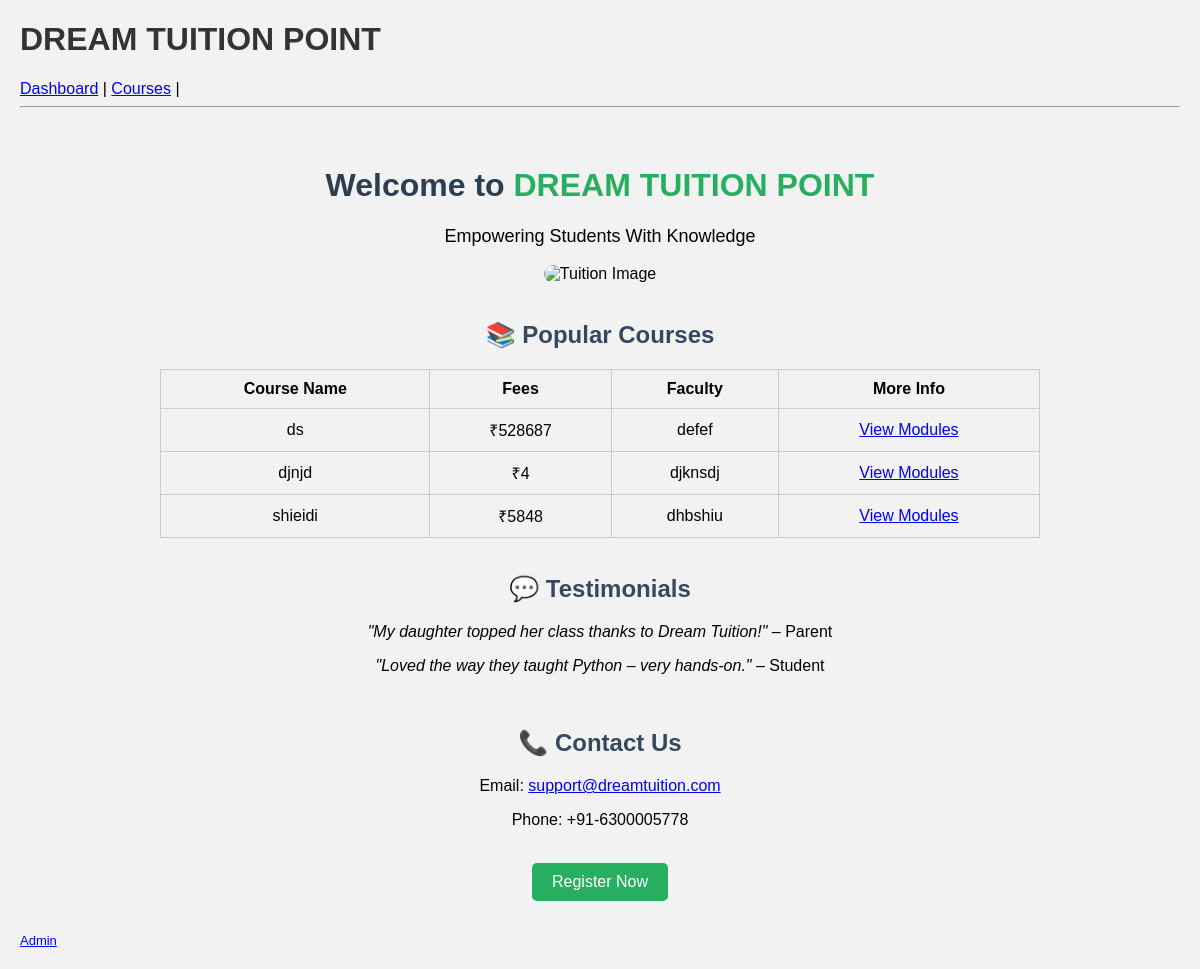
Before: / with the older database file.
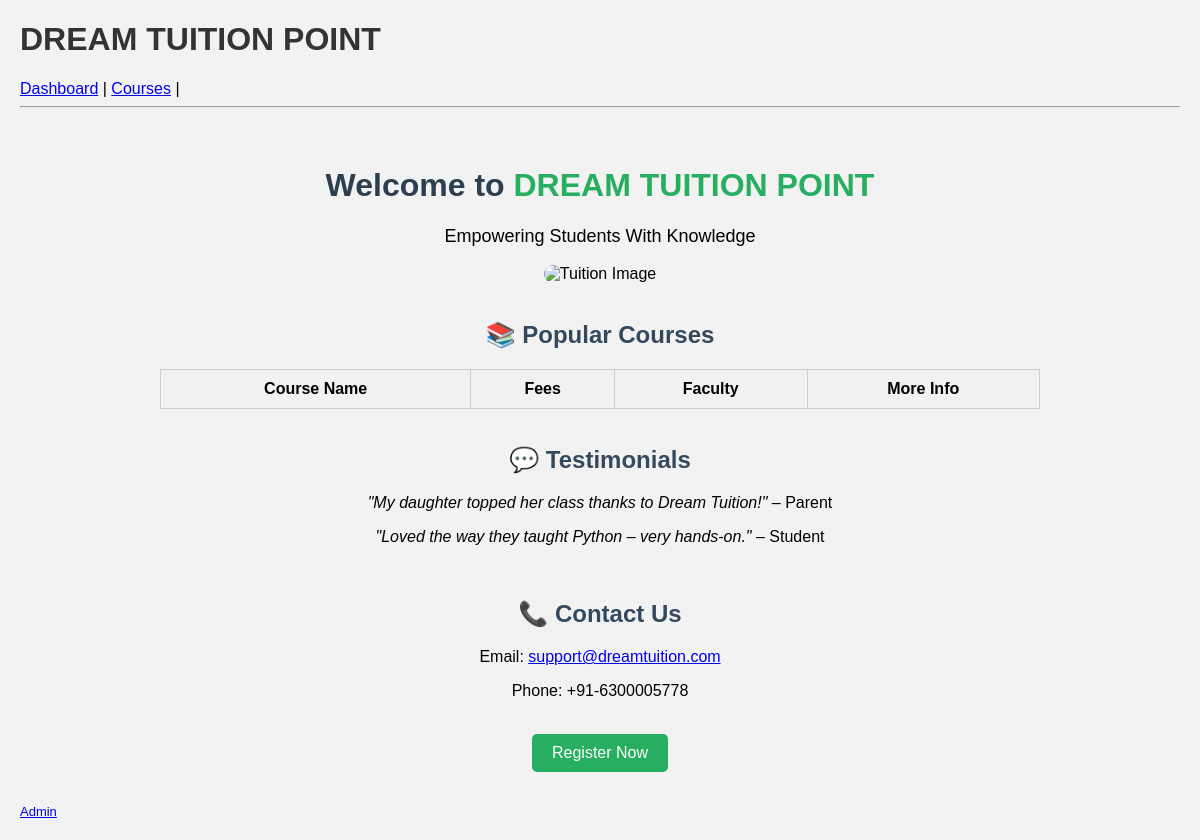
After: the same page with the newer database file.
### tables this page shows
CREATE TABLE courses (
    course_id int PRIMARY KEY,
    course_name TEXT NOT NULL,
    fees INTEGER NOT NULL,
    faculty_name TEXT NOT NULL,
    datetime_value TEXT NOT NULL,
    duration TEXT NOT NULL
);

### app.py (the view)
@app.route('/')
def index():
    if session.get('role') == 'admin':
        return render_template('admin/index.html', page="home")
    else:
        conn = sqlite3.connect('database.db')
        cur = conn.cursor()
        cur.execute("SELECT * FROM courses")
        courses = cur.fetchall()
        conn.close()
        return render_template('student/student_home.html', courses=courses, page="student_home")

### app.py (called while the page is built)
@app.before_request
def set_role():
    session.setdefault('role', 'student')  # or 'student'

### templates/student/student_home.html (shortened to what this page needs)
{% extends "layout.html" %}
{% block content %}
<div class="container" style="padding: 30px; text-align: center;">
    <h1 style="color: #2c3e50;">Welcome to <span style="color: #27ae60;">DREAM TUITION POINT</span></h1>
    <p style="font-size: 18px;">Empowering Students With Knowledge</p>
    <img src="{{ url_for('static', filename='tuition.jpeg') }}" alt="Tuition Image" width="600" style="border-radius: 10px;"><br><br>
    <h2 style="color: #34495e;">📚 Popular Courses</h2>
    <table border="1" style="margin: 0 auto; border-collapse: collapse; width: 80%;">
        <tr style="background-color: #f1f1f1;">
            <th>Course Name</th>
            <th>Fees</th>
            <th>Faculty</th>
            <th>More Info</th>
        </tr>
        {% for course in courses %}
        <tr>
            <td>{{ course[1] }}</td>
            <td>₹{{ course[2] }}</td>
            <td>{{ course[3] }}</td>
            <td><a href="{{ url_for('course_details', course_id=course[0]) }}">View Modules</a></td>
        </tr>
        {% endfor %}
    </table>
    <br><h2 style="color: #34495e;">💬 Testimonials</h2>
    <p><i>"My daughter topped her class thanks to Dream Tuition!"</i> – Parent</p>
    <p><i>"Loved the way they taught Python – very hands-on."</i> – Student</p>
    <br><h2 style="color: #34495e;">📞 Contact Us</h2>
    <p>Email: <a href="mailto:support@dreamtuition.com">support@dreamtuition.com</a></p>
    <p>Phone: +91-6300005778</p>
    <br><a href="{{ url_for('add_student') }}">
        <button style="padding: 10px 20px; font-size: 16px; background-color: #27ae60; color: white; border: none; border-radius: 5px;">Register Now</button>
    </a>
</div>
{% endblock %}

Changed rows visible on the page:
removed courses: course_name "ds", fees "528687", faculty_name "defef"
removed courses: course_name "djnjd", fees "4", faculty_name "djknsdj"
removed courses: course_name "shieidi", fees "5848", faculty_name "dhbshiu"
